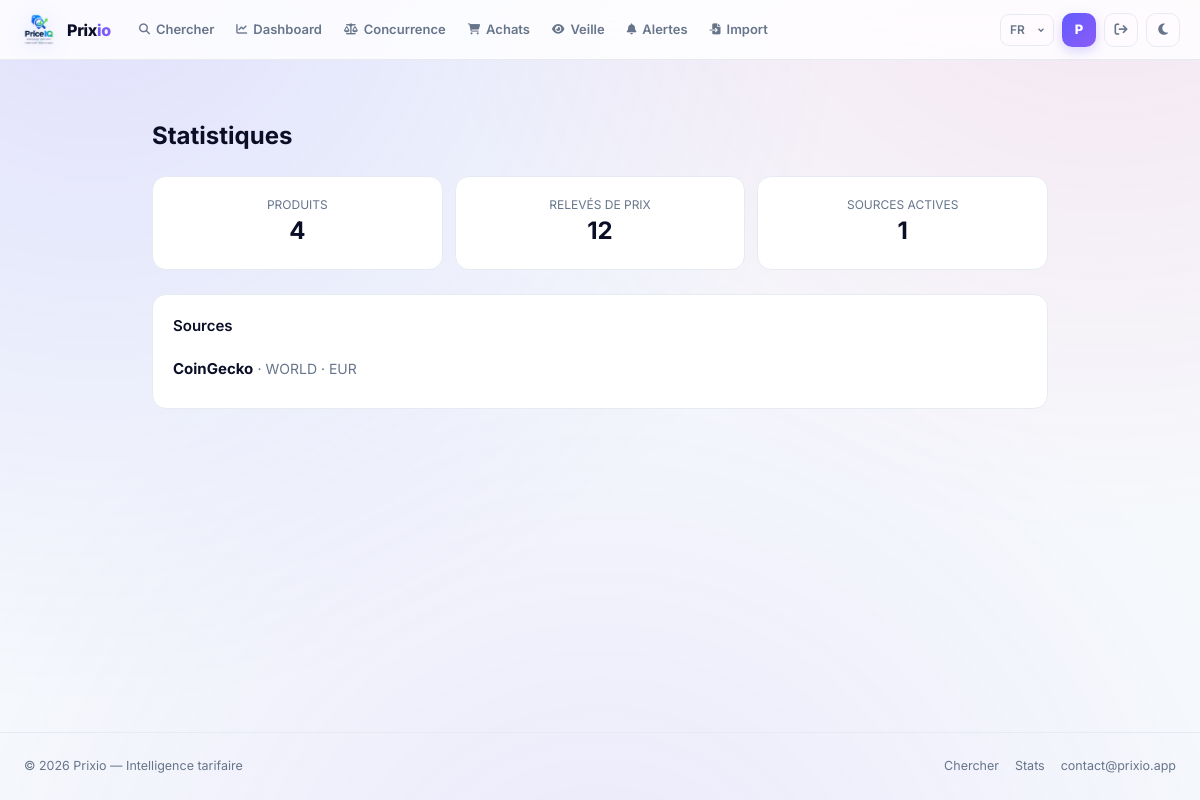
The page /stats/ (signed in) on the database its author committed.
### PricingApp/models.py (models this page shows, shortened)
class Source(models.Model):
    name = models.CharField(_("Nom"), max_length=64)
    adapter_key = models.CharField(_("Clé adaptateur"), max_length=64)
    region = models.CharField(_("Région"), max_length=8)
    currency = models.CharField(_("Devise"), max_length=8)
    is_active = models.BooleanField(_("Active"), default=True)
    created_at = models.DateTimeField(_("Créée le"), auto_now_add=True)
    class Meta:
        verbose_name = _("Source")
        verbose_name_plural = _("Sources")
        unique_together = ("adapter_key", "region")

### PricingApp/views.py (the view)
# urls.py: path("stats/", views.stats, name="stats"),
def stats(request):
    return render(request, "PricingApp/stats.html", {
        "product_count": Product.objects.count(),
        "price_count": PricePoint.objects.count(),
        "source_count": Source.objects.filter(is_active=True).count(),
        "sources": Source.objects.filter(is_active=True),
        "title": _("Statistiques"),
    })

### PrixioApp/context_processors.py (called while the page is built)
def prixio_context(request):
    return {
        "COMPANY_NAME": settings.COMPANY_NAME,
        "COMPANY_EMAIL": settings.COMPANY_EMAIL,
        "BASE_CURRENCY": settings.BASE_CURRENCY,
    }

### PricingApp/templates/PricingApp/stats.html (shortened to what this page needs)
{% extends "base.html" %}
{% load i18n humanize %}
{% block content %}
<section class="max-w-4xl mx-auto pt-8">
  <h1 class="text-2xl font-bold mb-6">{{ title }}</h1>
  <div class="grid grid-cols-3 gap-3 mb-6">
    <div class="card text-center">
      <div class="text-xs text-muted uppercase">{% trans "Produits" %}</div>
      <div style="font-size:1.5rem;font-weight:700;">{{ product_count|intcomma }}</div>
    </div>
    <div class="card text-center">
      <div class="text-xs text-muted uppercase">{% trans "Relevés de prix" %}</div>
      <div style="font-size:1.5rem;font-weight:700;">{{ price_count|intcomma }}</div>
    </div>
    <div class="card text-center">
      <div class="text-xs text-muted uppercase">{% trans "Sources actives" %}</div>
      <div style="font-size:1.5rem;font-weight:700;">{{ source_count }}</div>
    </div>
  </div>
  {% if sources %}
    <div class="card">
      <h2 class="font-semibold mb-3">{% trans "Sources" %}</h2>
      <ul style="list-style:none;padding:0;">
        {% for s in sources %}
          <li style="padding:.5rem 0;border-bottom:1px solid var(--input-border);">
            <strong>{{ s.name }}</strong>
            <span class="text-muted text-sm">· {{ s.region }} · {{ s.currency }}</span>
          </li>
        {% endfor %}
      </ul>
    </div>
  {% endif %}
</section>
{% endblock %}

### ProjectPrixio/templates/base.html (shortened to what this page needs)
{% load i18n static %}
<!DOCTYPE html>
<html lang="{{ LANGUAGE_CODE|default:'fr' }}" data-theme="light">
<head>
  <script src="https://cdn.tailwindcss.com" defer></script>
  <link rel="stylesheet" href="https://cdnjs.cloudflare.com/ajax/libs/font-awesome/6.5.1/css/all.min.css">
</head>
<body>
<header class="p-header" id="appHeader">
  <div class="header-container">
    <div style="display:flex;align-items:center;min-width:0;">
      <a href="{% url 'CoreApp:home' %}" class="brand">
        <img
          src="{% static 'img/logo.png' %}"
          alt="Prixio"
          class="brand-logo"
          loading="eager"
          decoding="async"
          width="38"
          height="38"
        >
        <span class="brand-name">Prix<span class="accent">io</span></span>
      </a>
      <nav class="p-nav" role="navigation" aria-label="{% trans 'Navigation' %}">
        <a href="{% url 'CoreApp:home' %}"
           class="nav-link {% if request.resolver_match.url_name == 'home' %}active{% endif %}">
          <i class="fas fa-magnifying-glass"></i><span>{% trans "Chercher" %}</span>
        </a>
        {% if user.is_authenticated %}
          <a href="{% url 'PrixioApp:dashboard' %}"
             class="nav-link {% if request.resolver_match.url_name == 'dashboard' %}active{% endif %}">
            <i class="fas fa-chart-line"></i><span>{% trans "Dashboard" %}</span>
          </a>
          <a href="{% url 'PricingApp:competitor' %}"
             class="nav-link {% if request.resolver_match.url_name == 'competitor' %}active{% endif %}">
            <i class="fas fa-scale-balanced"></i><span>{% trans "Concurrence" %}</span>
          </a>
          <a href="{% url 'PricingApp:procurement' %}"
             class="nav-link {% if request.resolver_match.url_name == 'procurement' %}active{% endif %}">
            <i class="fas fa-cart-shopping"></i><span>{% trans "Achats" %}</span>
          </a>
          <a href="{% url 'PrixioApp:watchlist' %}"
             class="nav-link {% if request.resolver_match.url_name == 'watchlist' %}active{% endif %}">
            <i class="fas fa-eye"></i><span>{% trans "Veille" %}</span>
          </a>
          <a href="{% url 'PrixioApp:alerts' %}"
             class="nav-link {% if request.resolver_match.url_name == 'alerts' %}active{% endif %}">
            <i class="fas fa-bell"></i><span>{% trans "Alertes" %}</span>
          </a>
          <a href="{% url 'PricingApp:batch_new' %}"
          class="nav-link {% if request.resolver_match.url_name == 'batch_new' %}active{% endif %}">
          <i class="fas fa-file-import"></i><span>{% trans "Import" %}</span>
        </a>
        {% endif %}
      </nav>
    </div>
    <div class="controls">
      <form action="{% url 'set_language' %}" method="post" style="display:inline;margin:0;">
        {% get_current_language as CURRENT_LANG %}
        {% get_available_languages as LANGS %}
        <select name="language" onchange="this.form.submit()" class="lang-select hide-sm"
                aria-label="{% trans 'Langue' %}">
          {% for code, name in LANGS %}
            <option value="{{ code }}" {% if code == CURRENT_LANG %}selected{% endif %}>{{ code|upper }}</option>
          {% endfor %}
        </select>
      </form>
      {% if user.is_authenticated %}
        <a href="{% url 'PrixioApp:dashboard' %}" class="avatar" title="{{ user.username }}">
          {{ user.username|slice:":1"|upper }}
        </a>
        <form method="post" action="{% url 'logout' %}" style="display:inline;margin:0;">
          <button type="submit" class="icon-btn hide-sm" title="{% trans 'Quitter' %}">
            <i class="fas fa-arrow-right-from-bracket"></i>
          </button>
        </form>
      {% else %}
        <a href="{% url 'login' %}" class="btn btn-secondary btn-sm hide-sm">{% trans "Connexion" %}</a>
        <a href="{% url 'register' %}" class="btn btn-primary btn-sm">
          <i class="fas fa-user-plus hide-xs"></i><span>{% trans "S'inscrire" %}</span>
        </a>
      {% endif %}
      <button id="themeToggle" class="icon-btn" aria-label="{% trans 'Thème' %}">
        <i class="fas fa-moon"></i>
      </button>
    </div>
  </div>
</header>
<main id="main-content">
  {% block content %}{% endblock %}
</main>
<footer class="p-footer">
  <div class="footer-inner">
    <div>© {% now "Y" %} {{ COMPANY_NAME|default:"Prixio" }} — {% trans "Intelligence tarifaire" %}</div>
    <nav class="footer-links">
      <a href="{% url 'CoreApp:home' %}">{% trans "Chercher" %}</a>
      <a href="{% url 'PricingApp:stats' %}">{% trans "Stats" %}</a>
      <a href="mailto:{{ COMPANY_EMAIL }}">{{ COMPANY_EMAIL }}</a>
    </nav>
  </div>
</footer>
</body>
</html>

### rows shown on the page
Source: name "CoinGecko", region "WORLD", currency "EUR"

### other values the page prints
{{ user.username|slice:":1"|upper }} "P"
{{ title }} "Statistiques"
{{ product_count|intcomma }} "4"
{{ price_count|intcomma }} "12"
{{ source_count }} "1"
{{ COMPANY_NAME|default:"Prixio" }} "Prixio"
{{ COMPANY_EMAIL }} "contact@prixio.app"
form field language "FR"
